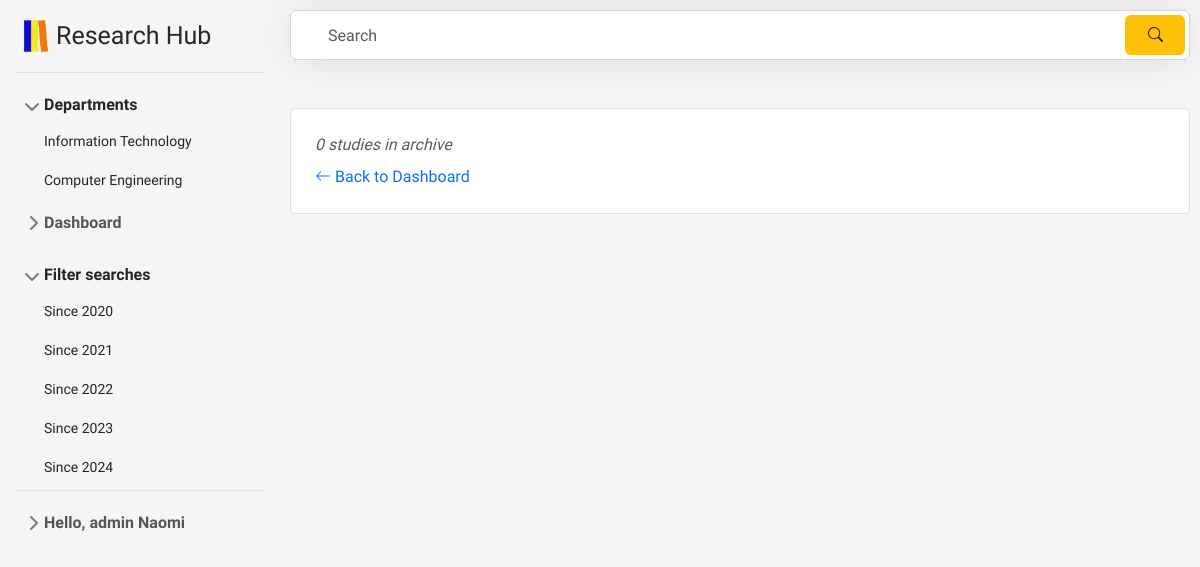
Before: /f/admin/archive.php (signed in) with the older database file.
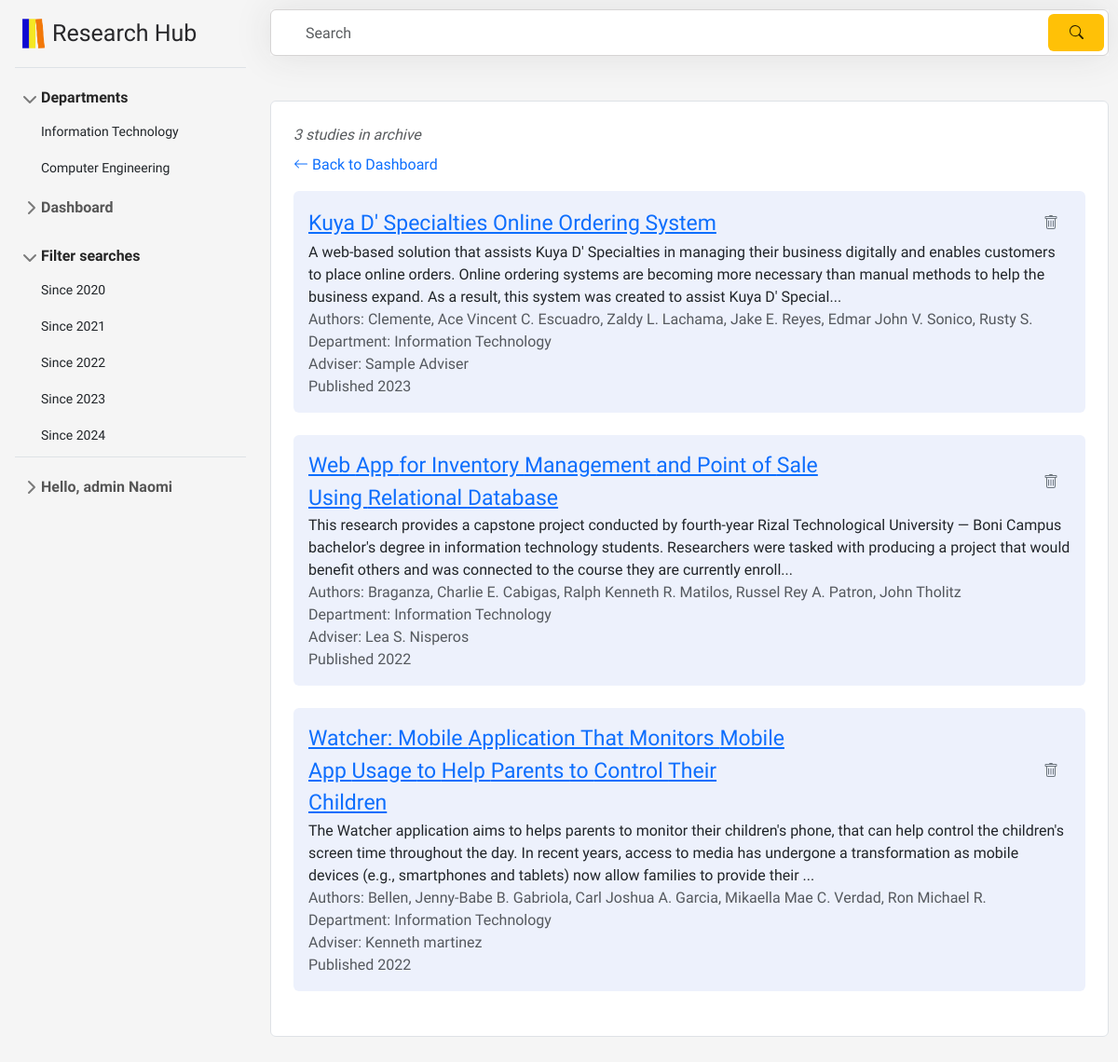
After: the same page with the newer database file.
### tables this page shows
CREATE TABLE `archive` (
  `id` int(11) NOT NULL,
  `title` varchar(100) NOT NULL,
  `authors` varchar(500) NOT NULL,
  `abstract` varchar(2000) NOT NULL,
  `year` varchar(5) NOT NULL,
  `adviser` varchar(30) NOT NULL,
  `dept` varchar(50) NOT NULL,
  `filename` varchar(255) NOT NULL,
  `keywords` longtext NOT NULL
);

### f/admin/archive.php (the view, shortened to what the changed rows need)
<?php
include '../includes/header.php';
include '../includes/sidebarAdmin.php';
echo "<link rel='stylesheet' type='text/css' href='../css/aDashStyle.css'>";
echo "<link rel='stylesheet' type='text/css' href='../css/scrollbar.css'>";
$pdo = new PDO("mysql:host=127.0.0.1; dbname=hub", "root", "");
$studiesPerPage = 10;
$currentPage = isset($_GET['page']) ? intval($_GET['page']) : 1;
$offset = ($currentPage - 1) * $studiesPerPage;
try {
    if(isset($_GET['search'])) {
        $search = '%' . $_GET['search'] . '%';
        $stmt = $pdo->prepare("SELECT * FROM `archive` WHERE title LIKE :search LIMIT :offset, :limit");
        $stmt->bindParam(':search', $search, PDO::PARAM_STR);
        $stmt->bindParam(':offset', $offset, PDO::PARAM_INT);
        $stmt->bindParam(':limit', $studiesPerPage, PDO::PARAM_INT);
        $totalStmt = $pdo->prepare("SELECT COUNT(*) AS total FROM `archive` WHERE title LIKE :search");
        $totalStmt->bindValue(':search', $search, PDO::PARAM_STR);
    } else {
        $stmt = $pdo->prepare("SELECT * FROM `archive` LIMIT :offset, :limit");
        $stmt->bindParam(':offset', $offset, PDO::PARAM_INT);
        $stmt->bindParam(':limit', $studiesPerPage, PDO::PARAM_INT);
        $totalStmt = $pdo->prepare("SELECT COUNT(*) AS total FROM `archive`");
    }
    $stmt->execute();
    $studies = $stmt->fetchAll(PDO::FETCH_ASSOC);
    $totalStmt->execute();
    $totalStudies = $totalStmt->fetch(PDO::FETCH_ASSOC)['total'];
} catch (PDOException $e) {
    echo $e->getMessage();
}
?>
<div id="content">
    <ul class="list-group mt-5 mb-5">
        <li class="list-group-item p-4">
            <div class="mb-2">
                <?php if(isset($_GET['search'])): ?>
                    <i class="text-muted"><?php echo $totalStudies;?> results found for "<?php echo $_GET['search']; ?>"</i>
                <?php else: ?>
                    <i class="text-muted"><?php echo $totalStudies;?> studies in archive</i>
                <?php endif; ?>
            </div>
            <?php foreach ($studies as $study): ?>
                <ul style="list-style-type: none;" class="p-3 rounded ulInside mb-4 mt-3">
                    <li class="list-group-item-title d-flex">
                    <a href="../admin/display_arch.php?id=<?php echo $study['id']; ?>">
                    <?php $title = $study['title'];
                        if (strlen($title) > 50) {
                            $words = explode(' ', $title);
                            $new_title = '';
                            $line_length = 0;
                            foreach ($words as $word) {
                                if ($line_length + strlen($word) > 50) {
                                    $new_title .= '<br>' . $word . ' ';
                                    $line_length = strlen($word) + 1;
                                } else {
                                    $new_title .= $word . ' ';
                                    $line_length += strlen($word) + 1;
                                }
                            }
                            echo $new_title;
                        } else {
                            echo $title;
                        } ?>
                    </a>
                        <div class="ml-auto">
                            <button type="submit" class="btn btn-link text-secondary" name="delete" title="Delete" data-bs-toggle="modal" data-bs-target="#deleteModal_<?php echo $study['id']; ?>">
                            </button>
                        </div>
                    </li>
                    <li><?php echo substr($study['abstract'], 0, 300) . "..."; ?></li>
                    <li class="text-muted">Authors: <?php echo $study['authors']; ?></li>
                    <li class="text-muted">Department: <?php echo $study['dept']; ?></li>
                    <li class="text-muted">Adviser: <?php echo $study['adviser']; ?></li>
                    <li class="text-muted">Published <?php echo $study['year']; ?></li>
                </ul>
            <?php endforeach; ?>
        </li>
    </ul>
</div>

Changed rows visible on the page:
added archive: title "Kuya D' Specialties Online Ordering System", abstract "A web-based solution that assists Kuya D' Specialties in managing their business digitally and enables customers to place online orders. Online ordering systems are becoming more necessary than manual methods to help the business expand. As a result, this system was created to assist Kuya D' Special", authors "Clemente, Ace Vincent C. Escuadro, Zaldy L. Lachama, Jake E. Reyes, Edmar John V. Sonico, Rusty S.", dept "Information Technology", adviser "Sample Adviser", year "2023"
added archive: title "Web", title "App", title "for", title "Inventory", title "Management", title "and", title "Point", title "of", title "Sale", title "Using", title "Relational", title "Database", abstract "This research provides a capstone project conducted by fourth-year Rizal Technological University — Boni Campus bachelor's degree in information technology students. Researchers were tasked with producing a project that would benefit others and was connected to the course they are currently enroll", authors "Braganza, Charlie E. Cabigas, Ralph Kenneth R. Matilos, Russel Rey A. Patron, John Tholitz", dept "Information Technology", adviser "Lea S. Nisperos", year "2022"
added archive: title "Watcher:", title "Mobile", title "Application", title "That", title "Monitors", title "App", title "Usage", title "to", title "Help", title "Parents", title "Control", title "Their", title "Children", abstract "The Watcher application aims to helps parents to monitor their children's phone, that can help control the children's screen time throughout the day. In recent years, access to media has undergone a transformation as mobile devices (e.g., smartphones and tablets) now allow families to provide their", authors "Bellen, Jenny-Babe B. Gabriola, Carl Joshua A. Garcia, Mikaella Mae C. Verdad, Ron Michael R.", dept "Information Technology", adviser "Kenneth martinez", year "2022"
Other visible differences:
$totalStudies: "0" → "3"
